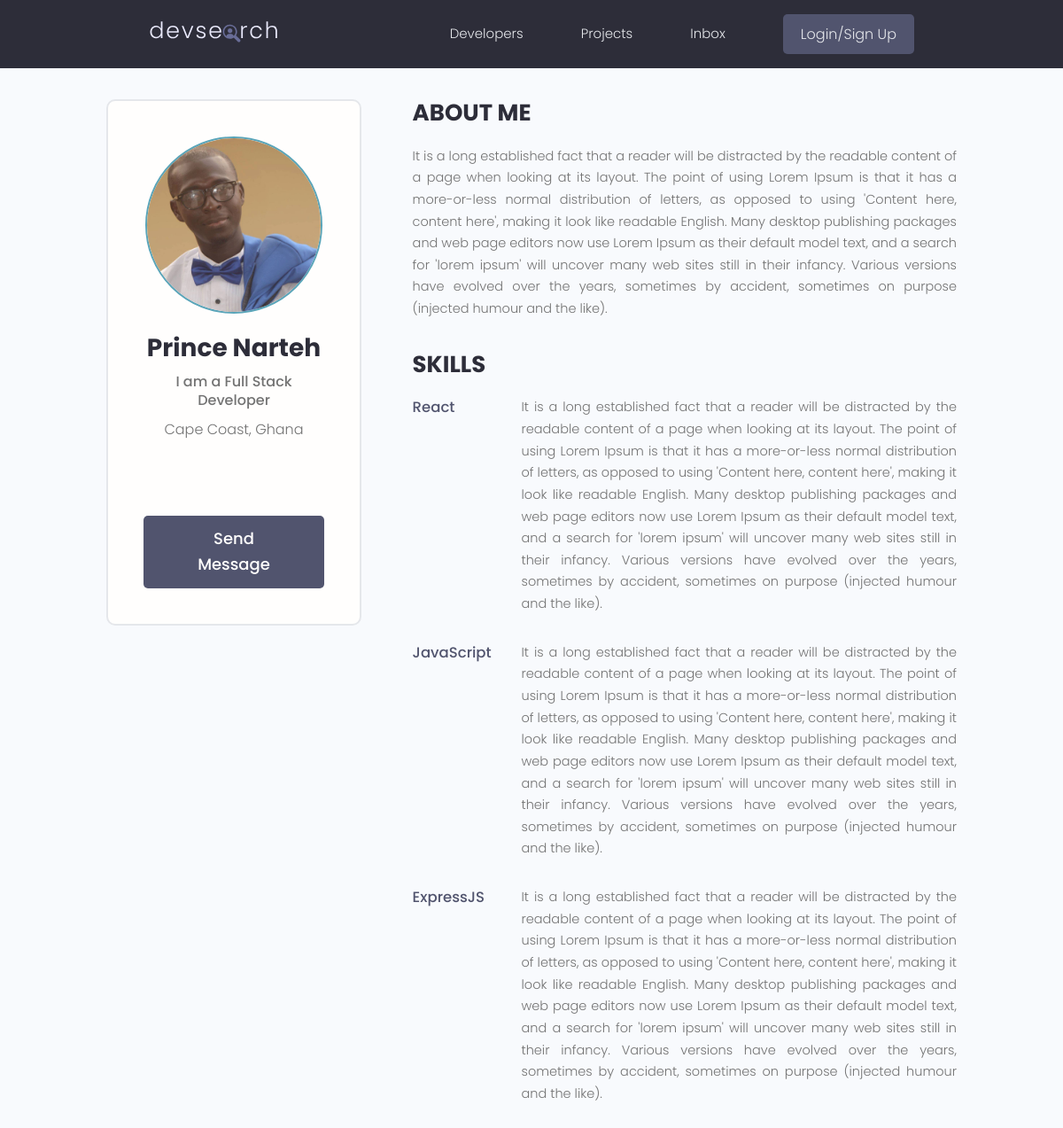
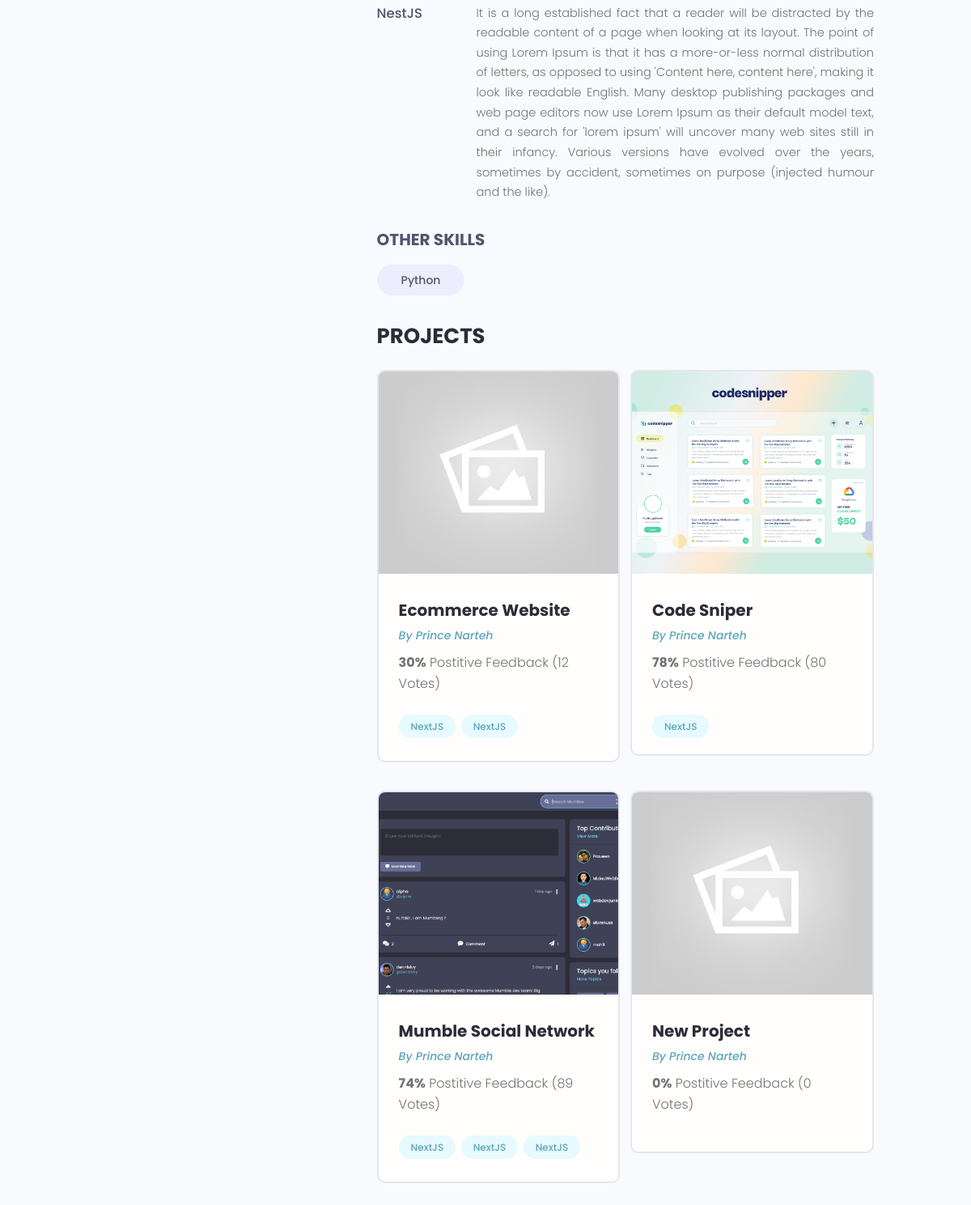
Page /profile/1d1a7444-0bcf-4bb5-a098-bb698d3f9167/ on the earlier database version (2 pictures, top to bottom).
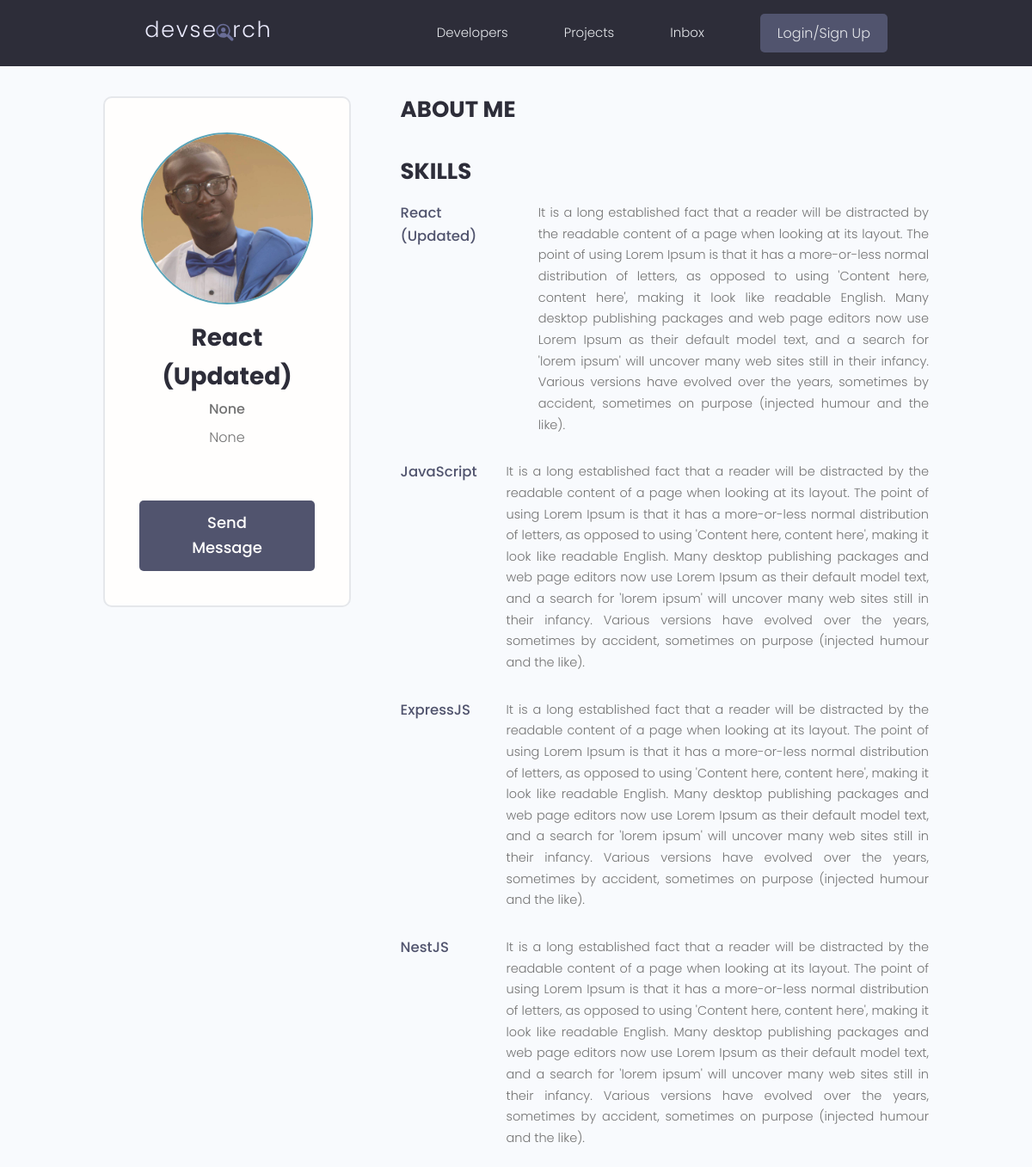
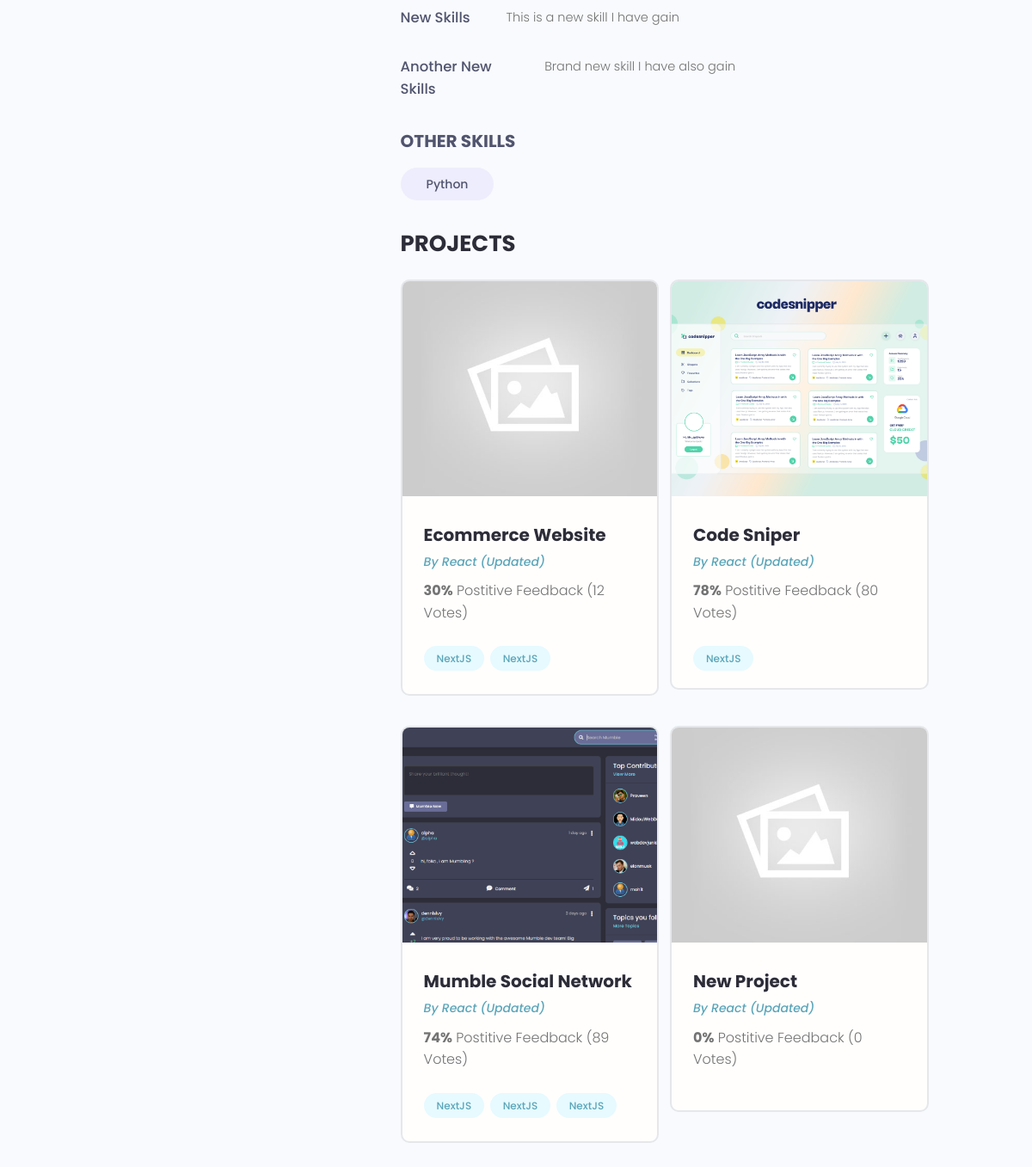
Same page on the later database version (2 pictures, top to bottom).
### users/models.py (models this page shows, shortened)
class Profile(models.Model):
    id = models.UUIDField(default=uuid.uuid4, unique=True,
                          primary_key=True, editable=False)
    user = models.OneToOneField(
        User, on_delete=models.CASCADE, null=True, blank=True)
    name = models.CharField(max_length=200, blank=True, null=True)
    email = models.EmailField(max_length=200, blank=True, null=True)
    username = models.CharField(max_length=200, blank=True, null=True)
    location = models.CharField(max_length=200, blank=True, null=True)
    short_intro = models.CharField(max_length=200, blank=True, null=True)
    bio = models.TextField(null=True, blank=True)
    profile_image = models.ImageField(
        null=True, blank=True, upload_to='profiles/', default='profiles/user-default.png')
    social_github = models.CharField(max_length=200, blank=True, null=True)
    social_twitter = models.CharField(max_length=200, blank=True, null=True)
    social_linkedin = models.CharField(max_length=200, blank=True, null=True)
    social_youtube = models.CharField(max_length=200, blank=True, null=True)
    social_website = models.CharField(max_length=200, blank=True, null=True)
    created_at = models.DateTimeField(auto_now_add=True)
    updated_at = models.DateTimeField(auto_now=True)

class Skill(models.Model):
    id = models.UUIDField(default=uuid.uuid4, unique=True,
                          primary_key=True, editable=False)
    owner = models.ForeignKey(
        Profile, on_delete=models.CASCADE, null=True, blank=True)
    name = models.CharField(max_length=200, null=True, blank=True)
    description = models.TextField(null=True, blank=True)
    created_at = models.DateTimeField(auto_now_add=True)
    updated_at = models.DateTimeField(auto_now=True)
    class Meta:
        ordering = ['created_at']

### projects/models.py (models this page shows, shortened)
class Project(models.Model):
    owner = models.ForeignKey(
        Profile, null=True, blank=True, on_delete=models.SET_NULL)
    id = models.UUIDField(default=uuid.uuid4, unique=True,
                          primary_key=True, editable=False)
    title = models.CharField(max_length=200)
    description = models.TextField(null=True, blank=True)
    featured_image = models.ImageField(
        null=True, blank=True, default='default.jpg')
    demo_link = models.CharField(max_length=2000, blank=True, null=True)
    source_link = models.CharField(max_length=2000, null=True, blank=True)
    tags = models.ManyToManyField('Tag', blank=True)
    vote_total = models.IntegerField(default=0, null=True, blank=True)
    vote_ratio = models.IntegerField(default=0, null=True, blank=True)
    create_at = models.DateTimeField(auto_now_add=True)
    update_at = models.DateTimeField(auto_now=True)
    class Meta:
        ordering = ['create_at']

class Tag(models.Model):
    id = models.UUIDField(default=uuid.uuid4, unique=True,
                          primary_key=True, editable=False)
    name = models.CharField(max_length=200)
    create_at = models.DateTimeField(auto_now_add=True)
    update_at = models.DateTimeField(auto_now=True)

### users/views.py (the view)
# urls.py: path('profile/<str:pk>/', views.userProfile, name='user-profile'),
def userProfile(request, pk: str):
    profile: Profile = Profile.objects.get(id=pk)
    top_skills: list[Skill] = profile.skill_set.exclude(description__exact="")
    other_skills: list[Skill] = profile.skill_set.filter(description="")
    context = {"profile": profile, "top_skills": top_skills,
               "other_skills": other_skills}
    return render(request, 'users/user-profile.html', context)

### users/templates/users/user-profile.html (shortened to what this page needs)
{% extends 'main.html' %} {% block content %}
<main class="profile my-md">
  <div class="container">
    <div class="layout">
      <div class="column column--1of3">
        <div class="card text-center">
          <div class="card__body dev">
            <img
              class="avatar avatar--xl"
              src="{{ profile.profile_image.url }}"
            />
            <h2 class="dev__name">{{ profile.name }}</h2>
            <p class="dev__title">{{ profile.short_intro }}</p>
            <p class="dev__location">{{ profile.location }}</p>
            <ul class="dev__social">
            </ul>
            <a href="#" class="btn btn--sub btn--lg">Send Message </a>
          </div>
        </div>
      </div>
      <div class="column column--2of3">
        <div class="devInfo">
          <h3 class="devInfo__title">About Me</h3>
          <p class="devInfo__about">{{ profile.bio }}</p>
        </div>
        <div class="devInfo">
          <h3 class="devInfo__title">Skills</h3>
          <div class="devInfo__skills">
            {% for skill in top_skills %}
            <div class="devSkill">
              <h4 class="devSkill__title">{{skill.name}}</h4>
              <p class="devSkill__info">{{skill.description}}</p>
            </div>
            {% endfor %}
            <h3 class="devInfo__subtitle">Other Skills</h3>
            <div class="devInfo__otherSkills">
              {% for skill in other_skills %}
              <span class="tag tag--pill tag--sub tag--lg">
                <small>{{skill.name}}</small>
              </span>
              {% endfor %}
            </div>
          </div>
        </div>
        <div class="devInfo">
          <h3 class="devInfo__title">Projects</h3>
          <div class="grid grid--two">
            {% for project in profile.project_set.all %}
              <div class="column">
                <div class="card project">
                  <a href="{% url 'project' project.id %}" class="project">
                    <img
                      class="project__thumbnail"
                      src="{{ project.featured_image.url }}"
                      alt="project thumbnail"
                    />
                    <div class="card__body">
                      <h3 class="project__title">{{ project.title }}</h3>
                      <p>
                        <a class="project__author" href="{% url 'user-profile' project.owner.id %}"
                          >By {{ project.owner.name }}</a
                        >
                      </p>
                      <p class="project--rating">
                        <span style="font-weight: bold">{{project.vote_ratio}}%</span> Postitive
                        Feedback ({{project.vote_total}} Vote{{project.vote_total|pluralize:"s"}})
                      </p>
                      <div class="project__tags">
                        {% for tag in project.tags.all %}
                          <span class="tag tag--pill tag--main">
                            <small>NextJS</small>
                          </span>
                        {% endfor %}
                      </div>
                    </div>
                  </a>
                </div>
              </div>
            {% endfor %}
          </div>
        </div>
      </div>
    </div>
  </div>
</main>
{% endblock content %}

### templates/main.html (shortened to what this page needs)
{% load static %}
<!DOCTYPE html>
<html lang="en">
  <head>
    <link
      rel="stylesheet"
      href="https://cdn.iconmonstr.com/1.3.0/css/iconmonstr-iconic-font.min.css"
    />
    <link rel="stylesheet" href="{% static 'uikit/styles/uikit.css' %}" />
    <link rel="stylesheet" href="{% static 'styles/app.css' %}" />
  </head>
  <body>
    {% include 'navbar.html' %}
    {% block content %}
    {% endblock content %}
  </body>
</html>

### templates/navbar.html (shortened to what this page needs)
{% load static %}
<header class="header">
  <div class="container container--narrow">
    <a href="{% url 'profiles' %}" class="header__logo">
      <img src="{% static 'images/logo.svg' %}" alt="DevSearch Logo" />
    </a>
    <nav class="header__nav">
      <ul class="header__menu">
        <li class="header__menuItem"><a href="index.html">Developers</a></li>
        <li class="header__menuItem">
          <a href="{% url 'projects' %}">Projects</a>
        </li>
        <li class="header__menuItem"><a href="inbox.html">Inbox</a></li>
        {% if request.user.is_authenticated %}
          <li class="header__menuItem">
            <a href="{% url 'account' %}">Account</a>
          </li>
          <li class="header__menuItem">
            <a href="{% url 'logout' %}" class="btn btn--sub">Logout</a>
          </li>
        {% else %}
          <li class="header__menuItem">
            <a href="{% url 'login' %}" class="btn btn--sub">Login/Sign Up</a>
          </li>
        {% endif %}
      </ul>
    </nav>
  </div>
</header>

### static/styles/app.css (style rules this page uses)
:root { --color-sub: #2d2d39; }
.btn--sub { background-color: var(--color-sub-light); }
.card { border: 2px solid var(--color-light); }
img { width: 100%; }
.header { position: sticky; z-index: 111; background-color: var(--color-sub); padding: 1.5rem 0; }
.header > .container { display: flex; justify-content: space-between; align-items: center; }
.header__logo > img { height: 3.8rem; }
.header__nav > ul { display: inline-flex; align-items: center; list-style: none; gap: 6.5rem; }
.header__menuItem > a { color: var(--color-light); font-weight: 300; }
.profile .card > .dev { padding: 4rem; }
.dev__name { color: var(--color-sub); font-size: 2.8rem; font-weight: 700; margin-top: 1rem; margin-bottom: 0.5rem; }
.dev__title { font-size: 1.6rem; font-weight: 500; line-height: 1.3; }
.dev__location { margin-top: 1rem; }
.devInfo { margin-bottom: 3rem; }
.devInfo__title, .devInfo__subtitle { font-size: 2.6rem; color: var(--color-sub); text-transform: uppercase; font-weight: 700; margin-bottom: 1.5rem; }
.devInfo__subtitle { font-size: 2rem; color: var(--color-sub-light); }
.devInfo__about, .devSkill__info { font-size: 1.45rem; line-height: 1.7; text-align: justify; }
.devSkill { margin-bottom: 3rem; }
.devSkill__title { font-size: 1.65rem; font-weight: 500; color: var(--color-sub-light); }
@media screen and (min-width: 700px) { .devSkill { display: flex; justify-content: space-between; gap: 3rem; } }
@media screen and (min-width: 700px) { .devSkill__info { flex-basis: 80%; } }
.project__author { font-size: 1.4rem; font-style: italic; }
.project--rating { margin-bottom: 1.6em; margin-top: .5em; }
.project__thumbnail { height: 25rem; object-fit: cover; object-position: top center; }
.project__title { font-size: 2rem; font-weight: 700; color: var(--color-sub); }

### static/uikit/styles/modules/_variables.css (style rules this page uses)
:root { --color-main: #5aa5b9; --color-main-light: #e6faff; --color-sub: #3f4156; --color-sub-light: #51546e; --color-sub-lighter: #ededfd; --color-text: #737373; --color-gray: #8b8b8b; --color-light: #e5e7eb; --color-light-gray: #767676; --color-bg: #f8fafd; --color-white: #fffefd; --color-white-light: #f3f3f3; --color-success: #359e64; --color-success-bg: #def8e8; --color-error: #fc4b0b; --color-error-bg: #fff2ee; --font-base: 'Poppins', arial, helvetica, 'Segoe UI', roboto, ubuntu, sans-serif; --font-monospace: 'Fira Code', 'Courier New', courier, monospace; --font-regular: 300; --font-medium: 500; --font-bold: 700; --generic-shadow: 1px 1px 5px #00000010; --generic-transition: all 0.3s ease-in-out; }

### static/uikit/styles/modules/_base.css (style rules this page uses)
* { margin: 0; padding: 0; box-sizing: border-box; text-rendering: optimizeLegibility; color: inherit; font-size: inherit; }
html { font-size: 50%; }
@media only screen and (min-width: 480px) { html { font-size: 56.25%; } }
@media only screen and (min-width: 1200px) { html { font-size: 62.5%; } }
body { line-height: 1.6; font-weight: 400; font-size: 1.5rem; color: var(--color-text); background-color: var(--color-bg); min-height: 100vh; }

### static/uikit/styles/modules/_typography.css (style rules this page uses)
* { font-family: var(--font-base); }
h2 { font-size: 3.6rem; font-weight: var(--font-bold); }
h3 { font-size: 3.2rem; font-weight: var(--font-medium); }
h4 { font-size: 2.8rem; font-weight: var(--font-medium); }
p, span, strong { font-size: 1.6rem; color: var(--color-text); font-weight: var(--font-regular); }
a { padding-bottom: 2px; text-decoration: none; display: inline-block; color: var(--color-main); font-weight: var(--font-medium); }

### static/uikit/styles/modules/_utilities.css (style rules this page uses)
.container { width: 92%; max-width: 165rem; margin: 0 auto; box-sizing: border-box; }
.container--narrow { width: 92%; max-width: 120rem; }
@media screen and (min-width: 1000px) { .container { width: 90%; } }
@media screen and (min-width: 1000px) { .container--narrow { width: 85%; } }
@media screen and (min-width: 1200px) { .container { width: 80%; } }
@media screen and (min-width: 1200px) { .container--narrow { width: 72%; } }
.text-center { text-align: center; }
.my-md { margin: 3rem auto; }

### static/uikit/styles/modules/_avatar.css (style rules this page uses)
.avatar { border-radius: 50%; border: 2px solid var(--color-main); object-fit: cover; }
.avatar--xl { height: 20rem; width: 20rem; }

### static/uikit/styles/modules/_card.css (style rules this page uses)
.card { border-radius: 1rem; background-color: var(--color-white); border: 1.5px solid var(--color-light); width: auto; height: auto; margin-top: 0.5rem; margin-bottom: 0.5rem; overflow: hidden; }
.card__body, .card__header { padding: 2rem 2.5rem; }

### static/uikit/styles/modules/_layout.css (style rules this page uses)
.layout { display: flex; flex-flow: row wrap; justify-content: space-between; }
.layout > .column { margin-bottom: 3rem; }
.layout > .column.column--1of3 { flex-basis: 30%; }
.layout > .column.column--2of3 { flex-basis: 64%; }

Differences in the rows shown:
changed Profile: name "Prince Narteh" → "React (Updated)"; short_intro "I am a Full Stack Developer" → "None"; location "Cape Coast, Ghana" → "None"; bio "It is a long established fact that a reader will be distracted by the readable content of a page when looking at its layout. The point of using Lorem Ipsum is that it has a more-or-less normal distribution of letters, as opposed to using 'Content here, content here', making it look like readable English. Many desktop publishing packages and web page editors now use Lorem Ipsum as their default model text, and a search for 'lorem ipsum' will uncover many web sites still in their infancy. Various versions have evolved over the years, sometimes by accident, sometimes on purpose (injected humour and the like)." → (not shown)
changed Skill: name "React" → "React (Updated)"
added Skill: name "New Skills", description "This is a new skill I have gain", shown under "SKILLS"
added Skill: name "Another New Skills", description "Brand new skill I have also gain", shown under "SKILLS"
changed through a linked row, Project "Ecommerce Website": owner.name "Prince Narteh" → "React (Updated)"
changed through a linked row, Project "Code Sniper": owner.name "Prince Narteh" → "React (Updated)"
changed through a linked row, Project "Mumble Social Network": owner.name "Prince Narteh" → "React (Updated)"
changed through a linked row, Project "New Project": owner.name "Prince Narteh" → "React (Updated)"
